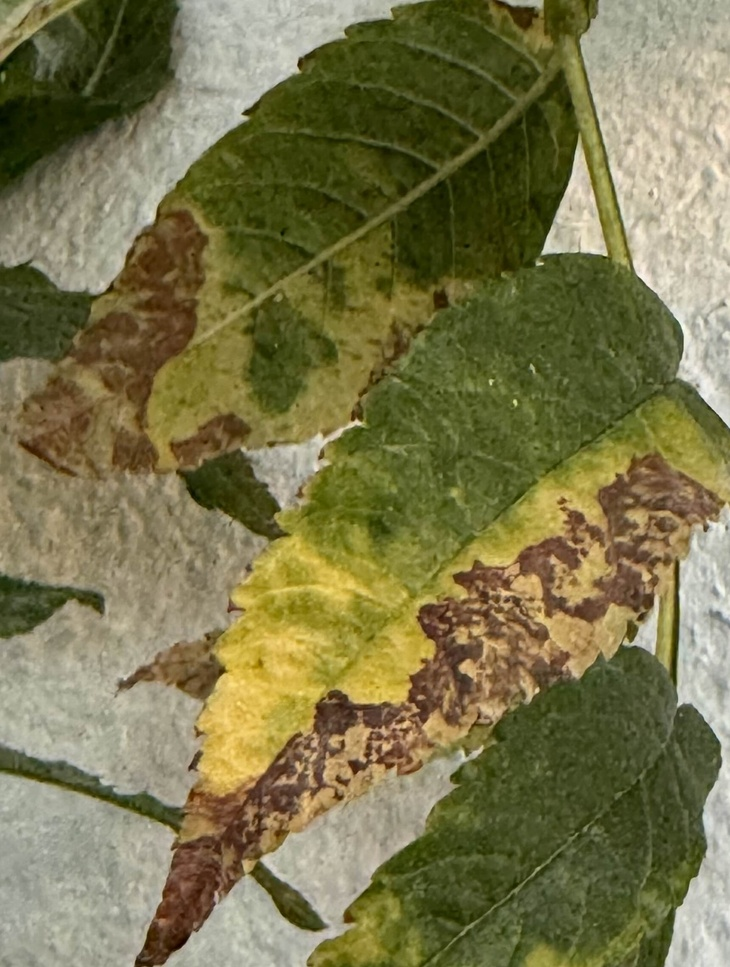
#> input picture test_imgs/Aziz_crop.jpg, 730 x 967 px, shrunk from 1716 x 2272 before the run, found by its file name
$ jupyter execute --allow-errors gharsa_eye_v0.1.ipynb   (shell and % lines are left out)
#> lines starting #> are read from the running program, lines starting #| are printed output that depends on the picture; after the words box and inside, x2 and y2 are one past the last pixel; in counts of white or black regions, pixels touching at a corner belong together
# Gharsa's Eye walkthrough

>[Gharsa's Eye walkthrough](#scrollTo=-5BPhcVCtw5B)

>[Set-up](#scrollTo=0124ZhVijiqZ)

>[Helper functions](#scrollTo=chdVA3-tdMUK)

>[Automatic Mask Generation](#scrollTo=UGX_6Sm_6ZUJ)

>>>[Instantiate the SAM model](#scrollTo=I7IxQYD2p2G6)

>>>[Prepare test images](#scrollTo=3upCsL2e5Pc5)

>>[Generate masks](#scrollTo=MiYeKvPLhM-h)

>>[Let's visualize the automatically generated masks](#scrollTo=I5NEw_RRvaPe)

>>[We can do better](#scrollTo=ZWpSnwR5cV34)

>[Full pipeline](#scrollTo=Qbyy9fAYtV7F)

>[More examples](#scrollTo=Uxtcy9BNtduw)

>[Resources](#scrollTo=agNOmObztmKq)

We start with installing all required libraries

[cell 1]
# First is the SAM library and all of its dependencies

# # We also install supervision for visualizing the SAM's results
# !pip install -q supervision==0.23.0

# To view SAM masks

# Get a checkpoint of SAM

# Set-up

[cell 2]
import torch
import torchvision
import sys
import numpy as np
import torch
import matplotlib.pyplot as plt
import cv2

[cell 3]
print("PyTorch version:", torch.__version__)
print("Torchvision version:", torchvision.__version__)
print("CUDA is available:", torch.cuda.is_available())
#> (this line was passed over: torch is not available in this run)
#> further down, image is the input picture: shape (967, 730, 3); mean B, G, R 75.3, 117.3, 121.8
#> (the rest of this cell did not finish here and is left out)

# Helper functions

###1.
show_anns' [credits](https://github.com/facebookresearch/segment-anything/blob/main/notebooks/automatic_mask_generator_example.ipynb)

[cell 4]
# [14 lines left out: function show_anns, not called in this run]

### 2.
Here is pipeline I created to highlight the possibly diseased areas in the leaf. You can learn how to make one from my blog found here.

[cell 5]
def color_mask(img_path):
#> called with img_path = 'images/Aziz_crop.jpg'
    img = cv2.imread(img_path) # Read the image

    # Convert the color standard to HSV
    hsv = cv2.cvtColor(img, cv2.COLOR_BGR2HSV)
#> hsv: shape (967, 730, 3); mean H, S, V 28.7, 121.2, 124.8

    # Find the leaf
    leaf_mask = cv2.inRange(hsv, (25, 100, 70), (65, 255, 255))
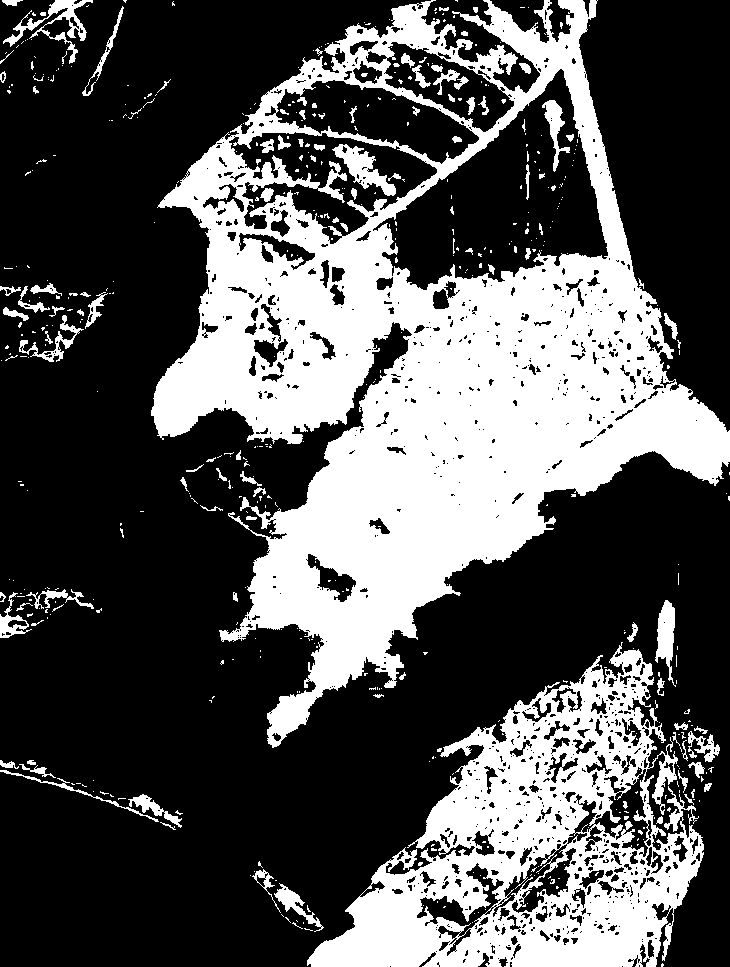
#> leaf_mask: shape (967, 730); 33% white; 525 white regions (414 under 20 px)

    # Create a black 1-channel image to draw on the leaf mask
    leaf = np.zeros(leaf_mask.shape, dtype=np.uint8)

    # Get the outermost contour
    contours, _ = cv2.findContours(leaf_mask, cv2.RETR_EXTERNAL, cv2.CHAIN_APPROX_SIMPLE)
#> contours = 325 contours, 282 with area under 20; largest, box (x1, y1, x2, y2) and area: (151, 0, 730, 748) 221044, (307, 642, 704, 967) 69188, (3, 0, 93, 64) 1026, (655, 600, 676, 687) 856, (274, 883, 324, 932) 488

    # Draw contours on the black image
    cv2.drawContours(leaf, contours, -1, 255, cv2.FILLED)
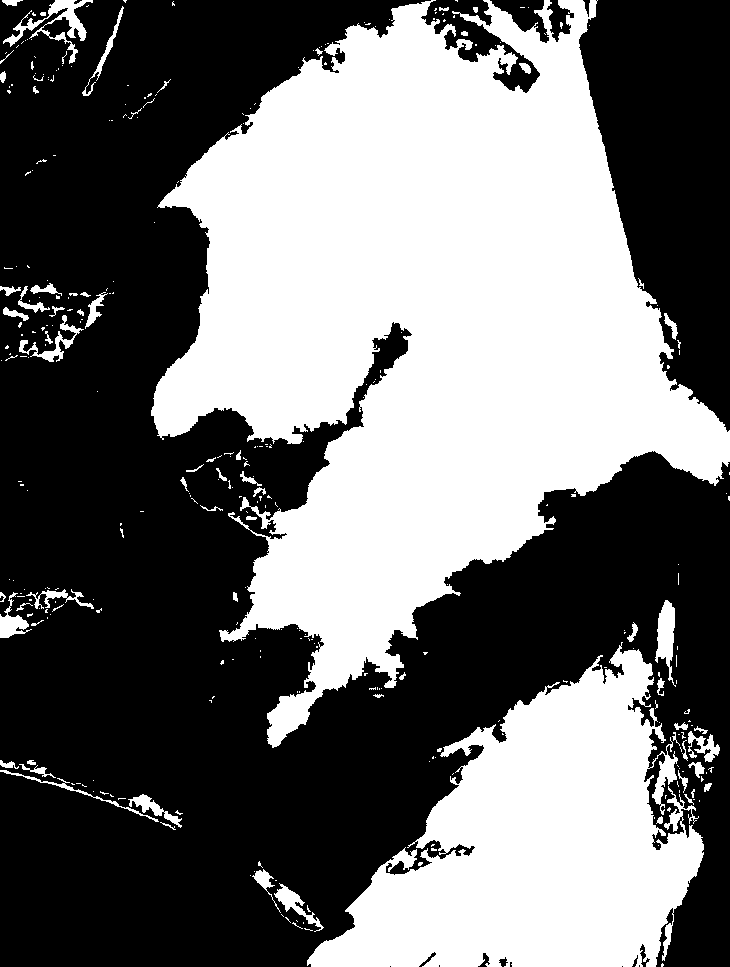
#> leaf: shape (967, 730); 43.2% white; 325 white regions (256 under 20 px), largest, box (x1, y1, x2, y2) and area: (151, 0, 730, 748) 223587, (307, 642, 704, 967) 70783, (3, 0, 93, 64) 1312

    # Construct the powdery mildew mask
    mildew_mask = cv2.inRange(hsv, (0, 0, 180), (180,  60, 255))
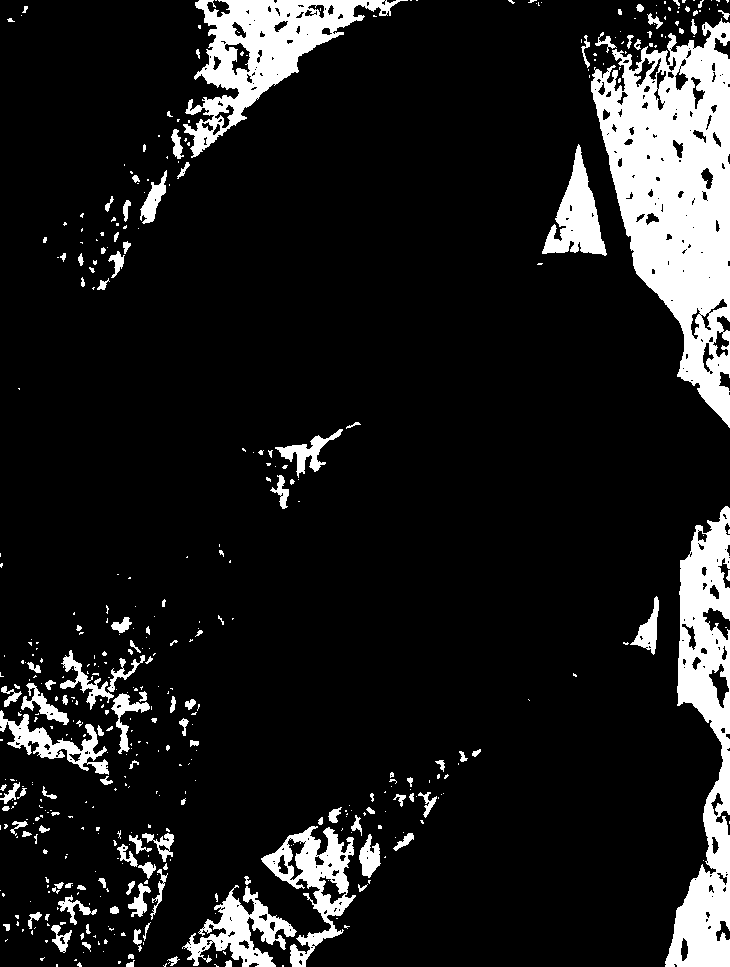
#> mildew_mask: shape (967, 730); 12% white; 455 white regions (327 under 20 px), largest, box (x1, y1, x2, y2) and area: (591, 18, 730, 428) 30683, (665, 506, 730, 967) 14748, (183, 0, 408, 158) 11160

    # Construct the spots mask
    spot_mask = cv2.inRange(hsv, (10,100,10), (20, 255, 200))
#> spot_mask: shape (967, 730); 11.6% white; 90 white regions (69 under 20 px), largest, box (x1, y1, x2, y2) and area: (135, 454, 721, 967) 54225, (13, 210, 206, 486) 21761, (119, 633, 224, 700) 2891

    # Construct the rot mask
    rot_mask1 = cv2.inRange(hsv, (5,10,20), (60,120,100))
#> rot_mask1: shape (967, 730); 5% white; 1023 white regions (890 under 20 px), largest, box (x1, y1, x2, y2) and area: (590, 645, 722, 880) 10678, (501, 827, 643, 939) 4759, (0, 0, 181, 208) 2778
    rot_mask2 = cv2.inRange(hsv, (10,100,10), (20, 255, 200))
    rot_mask = cv2.bitwise_or(rot_mask1, rot_mask2)
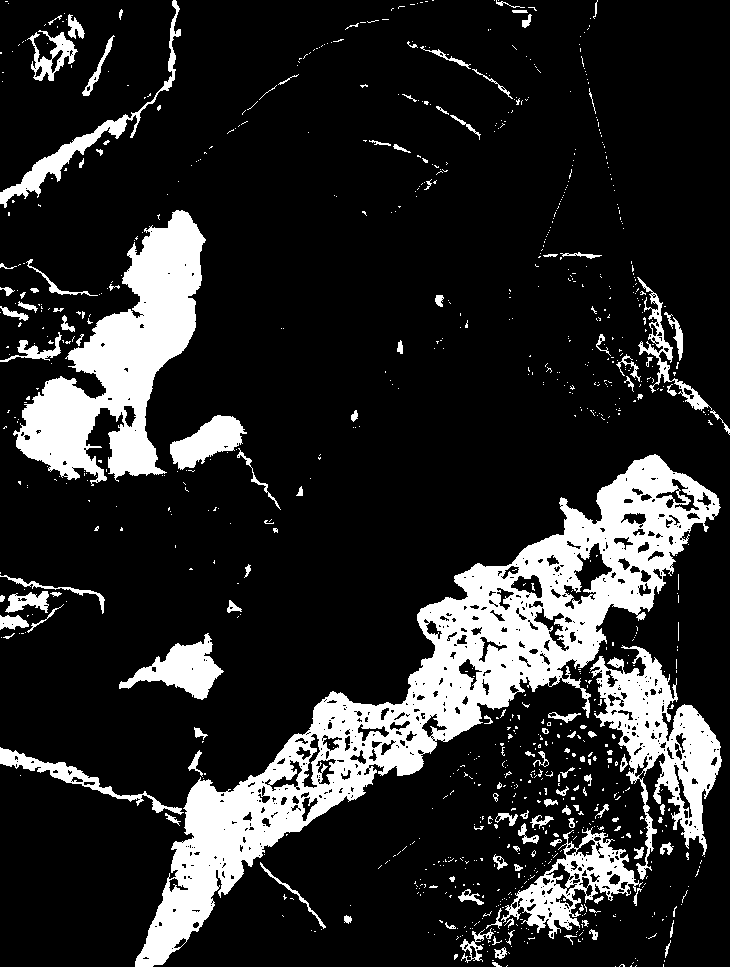
#> rot_mask: shape (967, 730); 16.5% white; 942 white regions (812 under 20 px), largest, box (x1, y1, x2, y2) and area: (135, 454, 721, 967) 54881, (13, 210, 206, 486) 21766, (590, 645, 722, 880) 10678

    # Combine the mildew, spot and rot masks then confine within the leaf - others can appear on edges
    temp_mask = cv2.bitwise_or(mildew_mask, spot_mask)
#> temp_mask: shape (967, 730); 23.6% white; 532 white regions (393 under 20 px), largest, box (x1, y1, x2, y2) and area: (126, 454, 730, 967) 78354, (591, 18, 730, 428) 30683, (13, 210, 206, 486) 21761
    temp_mask = cv2.bitwise_or(temp_mask, rot_mask)
#> temp_mask: shape (967, 730); 28.4% white; 1314 white regions (1077 under 20 px), largest, box (x1, y1, x2, y2) and area: (126, 454, 730, 967) 89857, (589, 18, 730, 435) 32436, (13, 210, 206, 486) 21766
    temp_mask = cv2.bitwise_and(leaf, leaf, mask=temp_mask)
#> temp_mask: shape (967, 730); 3.5% white; 986 white regions (866 under 20 px), largest, box (x1, y1, x2, y2) and area: (501, 827, 643, 939) 4759, (591, 649, 678, 880) 4526, (541, 144, 607, 259) 3364

    # Construct the burn mask
    burn_mask = cv2.inRange(hsv, (10,100,10), (20, 255, 200))

    # Construct the chlorosis mask
    chlorosis_mask = cv2.inRange(hsv, (20, 150, 150), (37, 255, 255))
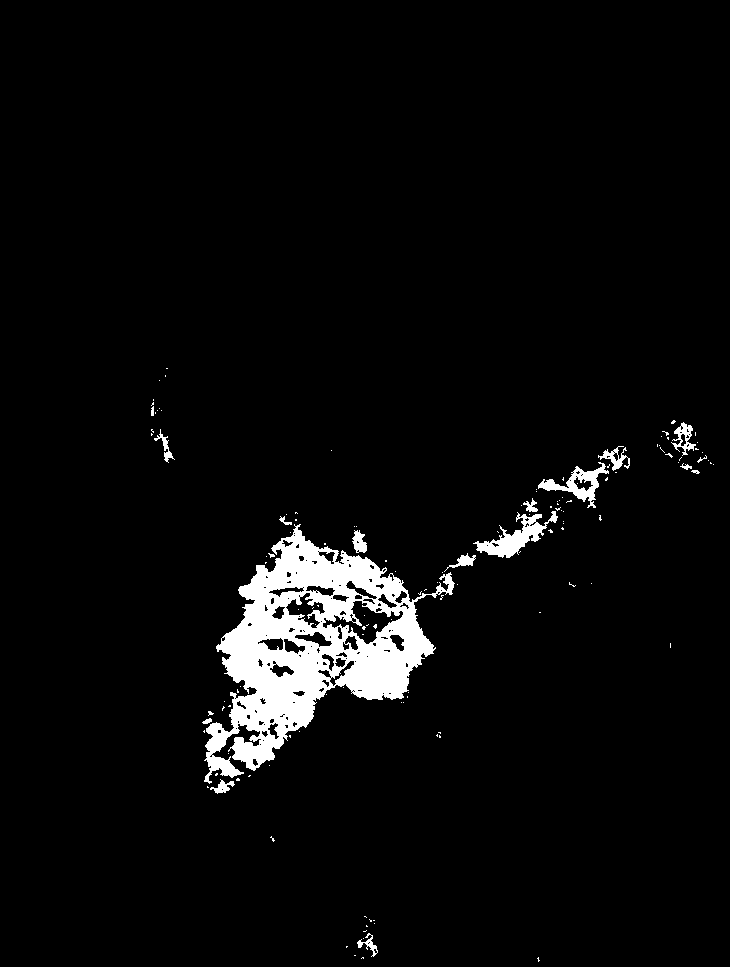
#> chlorosis_mask: shape (967, 730); 4.2% white; 139 white regions (122 under 20 px), largest, box (x1, y1, x2, y2) and area: (204, 524, 455, 784) 24943, (473, 511, 558, 558) 1328, (538, 462, 609, 508) 951

    # Combine disease masks
    disease_mask = cv2.bitwise_or(temp_mask, burn_mask)
#> disease_mask: shape (967, 730); 15.2% white; 1075 white regions (935 under 20 px), largest, box (x1, y1, x2, y2) and area: (135, 454, 721, 967) 54225, (13, 210, 206, 486) 21761, (501, 827, 643, 939) 4759
    disease_mask = cv2.bitwise_or(disease_mask, chlorosis_mask)
#> disease_mask: shape (967, 730); 19.3% white; 1176 white regions (1026 under 20 px), largest, box (x1, y1, x2, y2) and area: (135, 446, 721, 967) 82075, (13, 210, 206, 486) 21761, (501, 827, 643, 939) 4759

    # Smooth out edges and close gaps in mask
    kh, kw = [max(9, int(round(min(img.shape[:2]) * 0.01))) | 1]*2
    kernel = cv2.getStructuringElement(cv2.MORPH_ELLIPSE, (kh, kw))
    disease_mask = cv2.morphologyEx(disease_mask, cv2.MORPH_CLOSE, kernel)
#> disease_mask: shape (967, 730); 25.1% white; 424 white regions (357 under 20 px), largest, box (x1, y1, x2, y2) and area: (119, 420, 721, 967) 133463, (5, 210, 250, 486) 27391, (535, 144, 607, 267) 3819
    disease_mask = cv2.morphologyEx(disease_mask, cv2.MORPH_OPEN,  kernel)
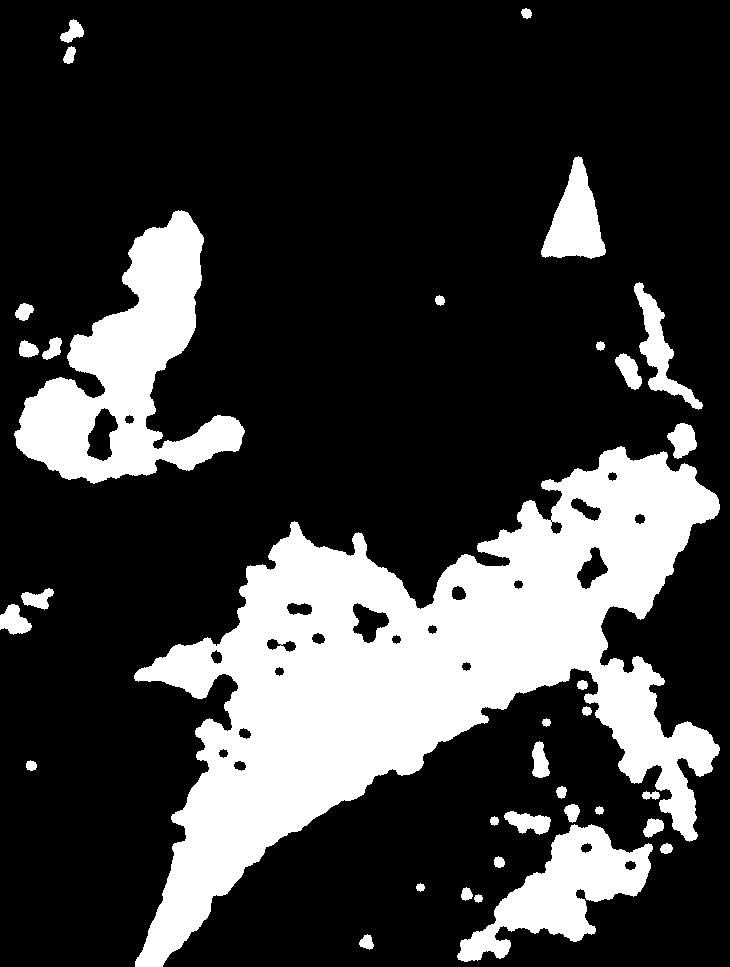
#> disease_mask: shape (967, 730); 23.2% white; 35 white regions, largest, box (x1, y1, x2, y2) and area: (134, 446, 720, 967) 114632, (14, 210, 245, 484) 26023, (457, 824, 653, 962) 10791


    return disease_mask

### 3.
Function responsible for cropping segments with a minimum size and retaining information.

[cell 6]
MIN_SIZE = 256          # smallest crop side you allow

def _cluster_bboxes(bboxes, min_size):
    """
    Greedy one-pass clustering:
        – Start a new cluster for each bbox that cannot fit into an existing one.
        – A bbox fits an existing cluster if the *union* of the two
          is ≤ min_size in both width and height.
    Returns: list of dicts  { "bounds": (x1,y1,x2,y2), "indices": [i,…] }
    """
    clusters = []
    for i, (x1,y1,x2,y2) in enumerate(bboxes):
        placed = False
        for cl in clusters:
            cx1,cy1,cx2,cy2 = cl["bounds"]
            ux1, uy1 = min(cx1,x1), min(cy1,y1)
            ux2, uy2 = max(cx2,x2), max(cy2,y2)
            if (ux2-ux1) <= min_size and (uy2-uy1) <= min_size:
                cl["bounds"]   = (ux1, uy1, ux2, uy2)
                cl["indices"].append(i)
                placed = True
                break
        if not placed:
            clusters.append({"bounds": (x1,y1,x2,y2), "indices":[i]})
    return clusters


# [26 lines left out: function _pad_bounds, not called in this run]


def crop_segments(image: np.ndarray, filtered_masks: list, min_size: int = MIN_SIZE):
    """
    image           : H×W[×C] NumPy array
    filtered_masks  : list of SAM annotations, each containing 'bbox' = [x, y, w, h]
    Returns         : list of dicts: { "crop": np.ndarray, "anns": [ann, …], "bounds": (x1,y1,x2,y2) }
    """
#> called with min_size = 256
    H, W = image.shape[:2]

    # 1️⃣  collect (x1,y1,x2,y2) for every ann
    bboxes = [
        (int(bx), int(by), int(bx+bw), int(by+bh))
        for ann in filtered_masks
        for bx,by,bw,bh in [ann["bbox"]]
    ]

    # 2️⃣  greedy clustering so that each cluster fits inside a min_size square
    clusters = _cluster_bboxes(bboxes, min_size)

    # 3️⃣  pad each cluster to at least min_size and extract the crop
    crops = []
    for cl in clusters:
        x1,y1,x2,y2 = _pad_bounds(cl["bounds"], W, H, min_size)
        crop_img    = image[y1:y2, x1:x2]
        crop_anns   = [filtered_masks[i] for i in cl["indices"]]

        crops.append({
            "crop"   : crop_img,
            "anns"   : crop_anns,
            "bounds" : (x1,y1,x2,y2),
        })
#> after the loop, crops = []

    return crops

# Automatic Mask Generation

### Instantiate the SAM model
We'll instantiate the mask generator in accordance with our needs. First, we'll enable it look at more fine grained details in the images (crops) as diseases could sometimes be small (i.e. spots). Additionally, we want to ignore noise in images so we'll keep the IOU threshold high, and

[cell 7]
from segment_anything import sam_model_registry, SamAutomaticMaskGenerator, SamPredictor

# We'll load the model using the checkpoint we got
sam_checkpoint = "sam_vit_h_4b8939.pth"
model_type = "vit_h"

#> (the rest of this cell did not finish here and is left out)

### Prepare test images

[cell 8]
# We can use the mask generator as such
image_name = "images/Aziz_crop.jpg"
image = cv2.imread(image_name)
image_rgb = cv2.cvtColor(image, cv2.COLOR_BGR2RGB)

Mask generation returns a list over masks, where each mask is a dictionary containing various data about the mask. These keys are:

* segmentation : the mask
* area : the area of the mask in pixels
* bbox : the boundary box of the mask in XYWH format
* predicted_iou : the model's own prediction for the quality of the mask
* point_coords : the sampled input point that generated this mask
* stability_score : an additional measure of mask quality
* crop_box : the crop of the image used to generate this mask in XYWH format

[more details on their repo](https://github.com/facebookresearch/segment-anything/blob/main/segment_anything/automatic_mask_generator.py)

## Generate masks

#> (a cell that did not finish here is left out)

## Let's visualize the automatically generated masks

[cell 10]
fig, axes = plt.subplots(1, 2, figsize=(10, 10))

# Left: image only
axes[0].imshow(image)
axes[0].axis('off')
axes[0].set_title("Original Image")

# Right: image + annotations
axes[1].imshow(image)
plt.sca(axes[1])  # set current axis
#> (the rest of this cell did not finish here and is left out)

## We can do better
The masks generated by SAM automatically are impressive, but we care mostly about the diseased areas.

We will create a color mask that highlights possibly diseased areas and choose the SAM masks that best align with it.

[cell 11]
disease_mask = color_mask(image_name)
filtered_masks = []
#> (the rest of this cell did not finish here and is left out)

[cell 12]
fig, axes = plt.subplots(1, 2, figsize=(10, 10))

# Left: image + all annotations
axes[0].imshow(image)
plt.sca(axes[0])  # set current axis
#> (the rest of this cell did not finish here and is left out)

## Crop segments for analysis
SAM returns the bounding box coordinates for each mask. If we were to crop each segment directly, some might be too small for later analysis. Hence, we'll ensure the crops are large enough and not overlapping.

[cell 13]
crops = crop_segments(image, filtered_masks)
#> crops = []

[cell 14]
def show_crops(crops, max_cols=4, figsize=(16, 8)):
    """
    crops: output of `crop_segments`, list of dicts with keys 'crop', 'anns', 'bounds'
    max_cols: max number of columns in the plot grid
    """
#> called with max_cols = 4, figsize = (16, 8)
    num = len(crops)
#> num = 0
    cols = min(num, max_cols)
#> cols = 0
    rows = (num + cols - 1) // cols

    plt.figure(figsize=figsize)
    for i, crop_data in enumerate(crops):
        crop = crop_data['crop']
        anns = crop_data['anns']
        bounds = crop_data['bounds']

        plt.subplot(rows, cols, i+1)
        plt.imshow(crop)
        plt.title(f"{len(anns)} mask(s)\n{bounds}")
        plt.axis('off')

    plt.tight_layout()
    plt.show()
#> (the rest of this cell did not finish here and is left out)
